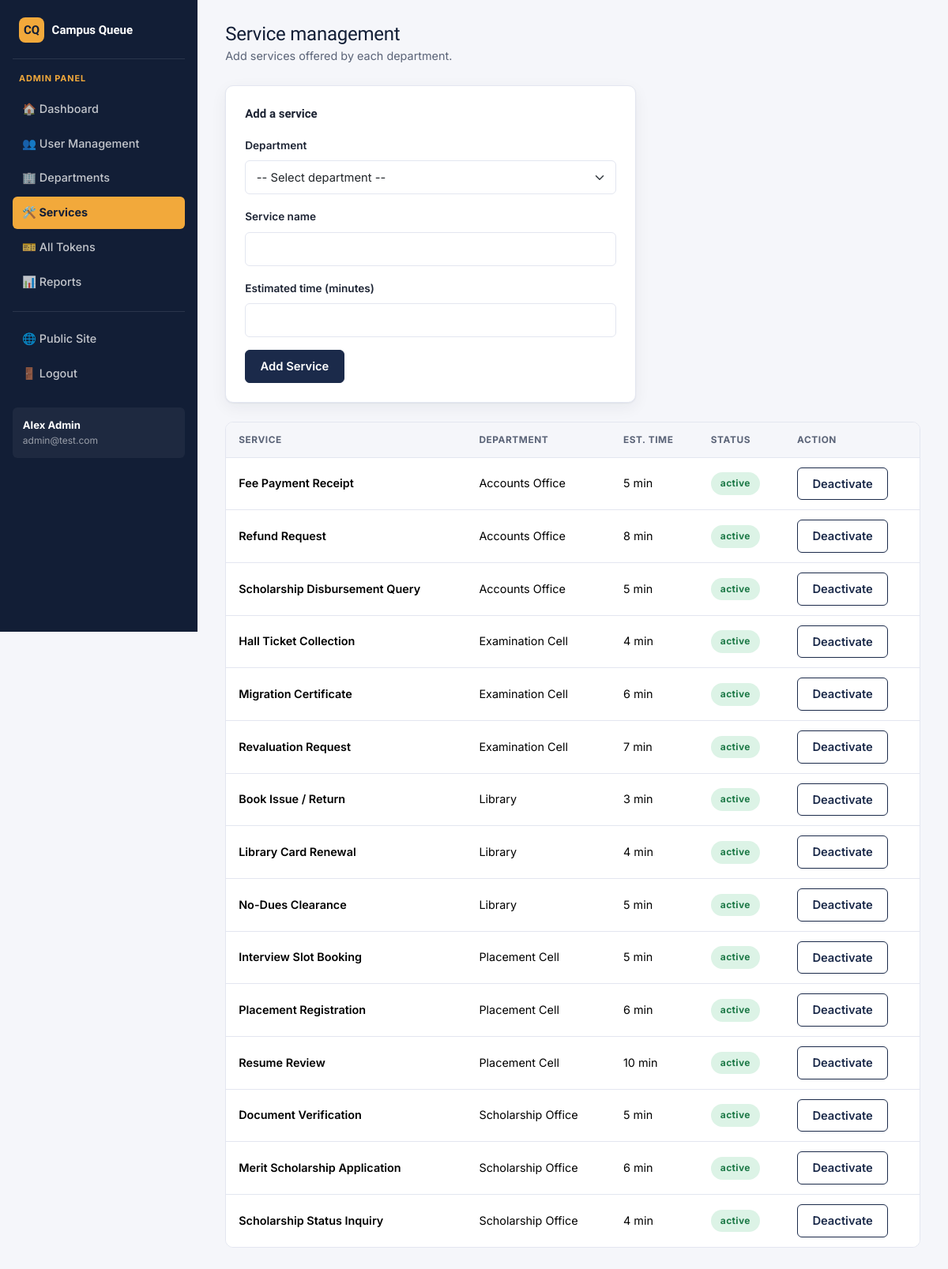
/admin/services (signed in), run on the app's committed database.
### tables this page shows
CREATE TABLE users (
    id INTEGER PRIMARY KEY AUTOINCREMENT,
    name TEXT NOT NULL,
    email TEXT NOT NULL UNIQUE,
    phone TEXT NOT NULL,
    password TEXT NOT NULL,
    role TEXT NOT NULL CHECK(role IN ('student', 'staff', 'admin')),
    department_id INTEGER,
    status TEXT NOT NULL DEFAULT 'active' CHECK(status IN ('active', 'inactive')),
    created_at TEXT NOT NULL,
    FOREIGN KEY (department_id) REFERENCES departments(id)
);

CREATE TABLE services (
    id INTEGER PRIMARY KEY AUTOINCREMENT,
    department_id INTEGER NOT NULL,
    name TEXT NOT NULL,
    estimated_time INTEGER NOT NULL DEFAULT 5,
    status TEXT NOT NULL DEFAULT 'active' CHECK(status IN ('active', 'inactive')),
    FOREIGN KEY (department_id) REFERENCES departments(id)
);

CREATE TABLE departments (
    id INTEGER PRIMARY KEY AUTOINCREMENT,
    name TEXT NOT NULL UNIQUE,
    code TEXT NOT NULL UNIQUE,
    status TEXT NOT NULL DEFAULT 'active' CHECK(status IN ('active', 'inactive'))
);

### app.py (the view, shortened to what this page needs)
@app.route("/admin/services", methods=["GET", "POST"])
@role_required("admin")
def admin_services():
    db = get_db()
    error = None
    services = db.execute(
        "SELECT s.*, d.name AS department_name FROM services s "
        "JOIN departments d ON d.id = s.department_id ORDER BY d.name, s.name"
    ).fetchall()
    departments = db.execute("SELECT * FROM departments WHERE status='active' ORDER BY name").fetchall()
    return render_template(
        "admin/services.html", services=services, departments=departments, error=error
    )

### app.py (called while the page is built)
def get_db():
    if "db" not in g:
        g.db = database.get_db()
    return g.db

def role_required(*roles):
    def decorator(view):
        @wraps(view)
        def wrapped(*args, **kwargs):
            if "user_id" not in session:
                flash("Please log in to continue.", "warning")
                return redirect(url_for("login"))
            if session.get("role") not in roles:
                return render_template("access_denied.html"), 403
            return view(*args, **kwargs)
        return wrapped
    return decorator

def current_user():
    if "user_id" not in session:
        return None
    return get_db().execute(
        "SELECT * FROM users WHERE id = ?", (session["user_id"],)
    ).fetchone()

@app.context_processor
def inject_user():
    return {"logged_in_user": current_user()}

### database.py (called while the page is built)
def get_db():
    conn = sqlite3.connect(DB_PATH)
    conn.row_factory = sqlite3.Row
    conn.execute("PRAGMA foreign_keys = ON")
    return conn

### templates/admin/services.html (shortened to what this page needs)
{% extends "base_dashboard.html" %}
{% block content %}
<div class="cq-topbar">
  <div>
    <h1>Service management</h1>
    <div class="subtitle">Add services offered by each department.</div>
  </div>
</div>
<div class="cq-card mb-4" style="max-width:520px;">
  <div class="fw-bold mb-3" style="font-family:'Sora',sans-serif;">Add a service</div>
  <form method="POST" action="{{ url_for('admin_services') }}" id="add-service-form">
    <div class="mb-3">
      <label class="form-label" for="service-department-select">Department</label>
      <select class="form-select" id="service-department-select" name="department_id" required>
        <option value="">-- Select department --</option>
      </select>
    </div>
    <div class="mb-3">
      <label class="form-label" for="service-name">Service name</label>
      <input type="text" class="form-control" id="service-name" name="name" required>
    </div>
    <div class="mb-3">
      <label class="form-label" for="service-estimated-time">Estimated time (minutes)</label>
      <input type="number" class="form-control" id="service-estimated-time" name="estimated_time" min="1" required>
    </div>
    <button type="submit" class="btn btn-primary" id="add-service-button">Add Service</button>
  </form>
</div>
<div class="cq-table">
  <table class="table" id="services-table">
    <thead><tr><th>Service</th><th>Department</th><th>Est. Time</th><th>Status</th><th>Action</th></tr></thead>
    <tbody>
      {% for s in services %}
      <tr id="service-row-{{ s['id'] }}">
        <td class="fw-semibold">{{ s['name'] }}</td>
        <td>{{ s['department_name'] }}</td>
        <td>{{ s['estimated_time'] }} min</td>
        <td><span class="badge-status badge-{{ s['status'] }}">{{ s['status'] }}</span></td>
        <td>
          <form method="POST" action="{{ url_for('toggle_service', service_id=s['id']) }}">
            <button type="submit" class="btn btn-sm {% if s['status'] == 'active' %}btn-outline-navy{% else %}btn-teal{% endif %}"
                    id="toggle-service-{{ s['id'] }}">
              {% if s['status'] == 'active' %}Deactivate{% else %}Activate{% endif %}
            </button>
          </form>
        </td>
      </tr>
      {% endfor %}
    </tbody>
  </table>
</div>
{% endblock %}

### templates/base_dashboard.html (shortened to what this page needs)
<!DOCTYPE html>
<html lang="en">
<head>
<link href="https://cdn.jsdelivr.net/npm/bootstrap@5.3.3/dist/css/bootstrap.min.css" rel="stylesheet">
<link href="{{ url_for('static', filename='css/style.css') }}" rel="stylesheet">
</head>
<body>
<div class="cq-shell">
  <aside class="cq-sidebar">
    <div class="brand">
      <span class="brand-mark">CQ</span> Campus Queue
    </div>
    <div class="role-tag">{{ session.role }} panel</div>
    <nav class="nav flex-column" id="sidebar-nav">
      {% if session.role == 'student' %}
        <a class="nav-link {% if request.endpoint == 'student_dashboard' %}active{% endif %}" id="nav-dashboard" href="{{ url_for('student_dashboard') }}">🏠 Dashboard</a>
        <a class="nav-link {% if request.endpoint == 'generate_token' %}active{% endif %}" id="nav-generate-token" href="{{ url_for('generate_token') }}">🎫 Generate Token</a>
        <a class="nav-link {% if request.endpoint == 'current_token' %}active{% endif %}" id="nav-current-token" href="{{ url_for('current_token') }}">📍 Current Token</a>
        <a class="nav-link {% if request.endpoint == 'student_history' %}active{% endif %}" id="nav-history" href="{{ url_for('student_history') }}">🕘 Token History</a>
        <a class="nav-link {% if request.endpoint == 'student_profile' %}active{% endif %}" id="nav-profile" href="{{ url_for('student_profile') }}">👤 Profile</a>
      {% elif session.role == 'admin' %}
        <a class="nav-link {% if request.endpoint == 'admin_dashboard' %}active{% endif %}" id="nav-dashboard" href="{{ url_for('admin_dashboard') }}">🏠 Dashboard</a>
        <a class="nav-link {% if request.endpoint == 'admin_users' %}active{% endif %}" id="nav-users" href="{{ url_for('admin_users') }}">👥 User Management</a>
        <a class="nav-link {% if request.endpoint == 'admin_departments' %}active{% endif %}" id="nav-departments" href="{{ url_for('admin_departments') }}">🏢 Departments</a>
        <a class="nav-link {% if request.endpoint == 'admin_services' %}active{% endif %}" id="nav-services" href="{{ url_for('admin_services') }}">🛠️ Services</a>
        <a class="nav-link {% if request.endpoint == 'admin_tokens' %}active{% endif %}" id="nav-tokens" href="{{ url_for('admin_tokens') }}">🎫 All Tokens</a>
        <a class="nav-link {% if request.endpoint == 'admin_reports' %}active{% endif %}" id="nav-reports" href="{{ url_for('admin_reports') }}">📊 Reports</a>
      {% endif %}
      <div class="nav-divider"></div>
      <a class="nav-link" href="{{ url_for('home') }}">🌐 Public Site</a>
      <a class="nav-link" id="nav-logout" href="{{ url_for('logout') }}">🚪 Logout</a>
    </nav>
    {% if logged_in_user %}
    <div class="user-box">
      <div class="u-name">{{ logged_in_user['name'] }}</div>
      <div class="u-email">{{ logged_in_user['email'] }}</div>
    </div>
    {% endif %}
  </aside>
  <main class="cq-main">
    {% block content %}{% endblock %}
  </main>
</div>
</body>
</html>

### static/css/style.css (style rules this page uses)
:root { --navy: #1B2A4A; --navy-deep: #121E36; --navy-soft: #2C4270; --amber: #F2A93B; --amber-deep: #D98D1F; --teal: #2AA9A0; --teal-deep: #1E7F78; --danger: #C1443C; --success: #2E7D5B; --ink: #1C2333; --ink-soft: #5A6377; --paper: #F5F6FA; --card: #FFFFFF; --border: #E3E6F0; --radius-sm: 6px; --radius-md: 10px; --shadow-card: 0 1px 2px rgba(18, 30, 54, 0.06), 0 6px 20px rgba(18, 30, 54, 0.06); }
* { box-sizing: border-box; }
html, body { height: 100%; }
body { font-family: "Inter", -apple-system, BlinkMacSystemFont, sans-serif; background: var(--paper); color: var(--ink); font-size: 15px; line-height: 1.55; }
h1, h2, h3, h4, h5, h6, .display-font { font-family: "Sora", "Inter", sans-serif; color: var(--navy-deep); letter-spacing: -0.01em; }
a { color: var(--teal-deep); text-decoration: none; }
.btn { border-radius: var(--radius-sm); font-weight: 600; padding: 0.55rem 1.15rem; font-size: 0.92rem; }
.btn-primary { background: var(--navy); border-color: var(--navy); }
.btn-outline-navy { border: 1px solid var(--navy); color: var(--navy); background: transparent; }
.cq-card { background: var(--card); border: 1px solid var(--border); border-radius: var(--radius-md); box-shadow: var(--shadow-card); padding: 1.5rem; }
.badge-status { display: inline-block; padding: 0.32rem 0.75rem; border-radius: 999px; font-size: 0.75rem; font-weight: 700; letter-spacing: 0.03em; }
.badge-active { background: #DCF3E6; color: #1E7A48; }
.cq-shell { display: flex; min-height: 100vh; }
.cq-sidebar { width: 250px; flex-shrink: 0; background: var(--navy-deep); color: #fff; padding: 1.4rem 1rem; position: sticky; top: 0; height: 100vh; overflow-y: auto; }
.cq-sidebar .brand { display: flex; align-items: center; gap: 0.6rem; font-family: "Sora", sans-serif; font-weight: 700; color: #fff; padding: 0 0.5rem 1.2rem; margin-bottom: 1rem; border-bottom: 1px solid rgba(255,255,255,0.1); }
.cq-sidebar .brand .brand-mark { width: 32px; height: 32px; background: var(--amber); color: var(--navy-deep); border-radius: 8px; display: inline-flex; align-items: center; justify-content: center; font-weight: 800; }
.cq-sidebar .role-tag { font-size: 0.68rem; text-transform: uppercase; letter-spacing: 0.08em; color: var(--amber); padding: 0 0.5rem; margin-bottom: 0.6rem; font-weight: 700; }
.cq-sidebar .nav-link { color: rgba(255,255,255,0.75); padding: 0.6rem 0.75rem; border-radius: var(--radius-sm); font-size: 0.9rem; font-weight: 500; margin-bottom: 0.15rem; display: flex; align-items: center; gap: 0.6rem; }
.cq-sidebar .nav-link.active { background: var(--amber); color: var(--navy-deep); font-weight: 700; }
.cq-sidebar .nav-divider { border-top: 1px solid rgba(255,255,255,0.1); margin: 0.85rem 0; }
.cq-sidebar .user-box { margin-top: 1.2rem; padding: 0.8rem; background: rgba(255,255,255,0.05); border-radius: var(--radius-sm); font-size: 0.82rem; }
.cq-sidebar .user-box .u-name { font-weight: 700; color: #fff; }
.cq-sidebar .user-box .u-email { color: rgba(255,255,255,0.55); font-size: 0.75rem; word-break: break-all; }
.cq-main { flex-grow: 1; padding: 1.8rem 2.2rem 3rem; max-width: 100%; }
.cq-topbar { display: flex; justify-content: space-between; align-items: center; margin-bottom: 1.6rem; flex-wrap: wrap; gap: 0.75rem; }
.cq-topbar h1 { font-size: 1.5rem; margin: 0; }
.cq-topbar .subtitle { color: var(--ink-soft); font-size: 0.9rem; margin-top: 0.15rem; }
.cq-table { background: var(--card); border-radius: var(--radius-md); overflow: hidden; border: 1px solid var(--border); }
.cq-table table { margin-bottom: 0; }
.cq-table thead th { background: var(--paper); color: var(--ink-soft); font-size: 0.74rem; text-transform: uppercase; letter-spacing: 0.05em; font-weight: 700; border-bottom: 1px solid var(--border); padding: 0.8rem 1rem; }
.cq-table tbody td { padding: 0.75rem 1rem; vertical-align: middle; font-size: 0.9rem; border-bottom: 1px solid var(--border); }
.cq-table tbody tr:last-child td { border-bottom: none; }
.form-label { font-weight: 600; font-size: 0.85rem; color: var(--ink); }
.form-control, .form-select { border-radius: var(--radius-sm); border: 1px solid var(--border); padding: 0.6rem 0.85rem; font-size: 0.92rem; }

### data on the page
users: role "ADMIN", name "Alex Admin", email "admin@test.com"
services: name "Fee Payment Receipt", department_name "Accounts Office", estimated_time "5", status "active", shows "Deactivate"
services: name "Refund Request", department_name "Accounts Office", estimated_time "8", status "active", shows "Deactivate"
services: name "Scholarship Disbursement Query", department_name "Accounts Office", estimated_time "5", status "active", shows "Deactivate"
services: name "Hall Ticket Collection", department_name "Examination Cell", estimated_time "4", status "active", shows "Deactivate"
services: name "Migration Certificate", department_name "Examination Cell", estimated_time "6", status "active", shows "Deactivate"
services: name "Revaluation Request", department_name "Examination Cell", estimated_time "7", status "active", shows "Deactivate"
services: name "Book Issue / Return", department_name "Library", estimated_time "3", status "active", shows "Deactivate"
services: name "Library Card Renewal", department_name "Library", estimated_time "4", status "active", shows "Deactivate"
services: name "No-Dues Clearance", department_name "Library", estimated_time "5", status "active", shows "Deactivate"
services: name "Interview Slot Booking", department_name "Placement Cell", estimated_time "5", status "active", shows "Deactivate"
services: name "Placement Registration", department_name "Placement Cell", estimated_time "6", status "active", shows "Deactivate"
services: name "Resume Review", department_name "Placement Cell", estimated_time "10", status "active", shows "Deactivate"
services: name "Document Verification", department_name "Scholarship Office", estimated_time "5", status "active", shows "Deactivate"
services: name "Merit Scholarship Application", department_name "Scholarship Office", estimated_time "6", status "active", shows "Deactivate"
services: name "Scholarship Status Inquiry", department_name "Scholarship Office", estimated_time "4", status "active", shows "Deactivate"
